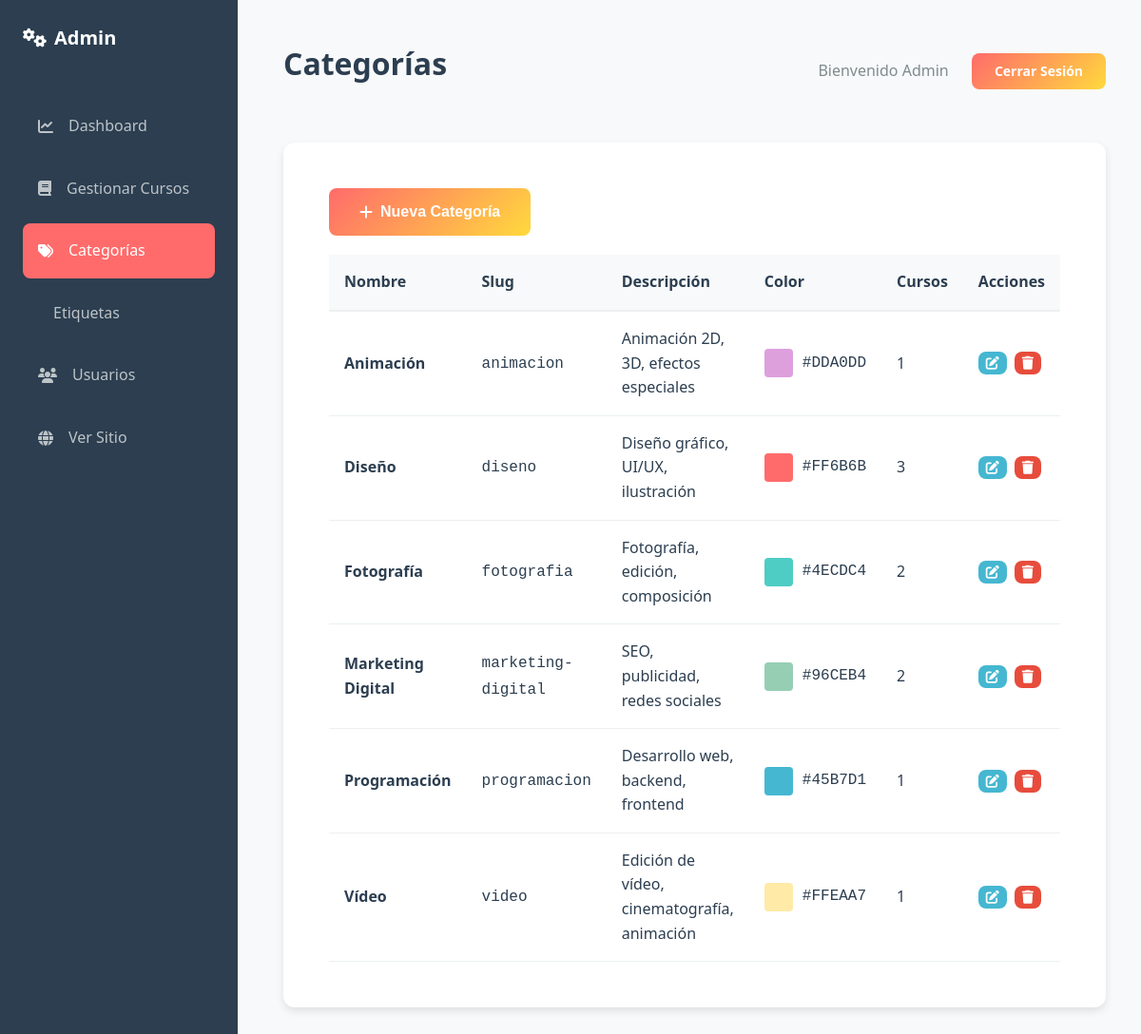
Screenshot of /admin/index.php?page=categorias with the database file from the repository.
### tables this page shows
CREATE TABLE IF NOT EXISTS categorias (
    id INT AUTO_INCREMENT PRIMARY KEY,
    nombre VARCHAR(100) NOT NULL UNIQUE,
    descripcion TEXT,
    slug VARCHAR(100) UNIQUE,
    color VARCHAR(7) DEFAULT '#FF6B6B',
    icono VARCHAR(50),
    created_at TIMESTAMP DEFAULT CURRENT_TIMESTAMP,
    updated_at TIMESTAMP DEFAULT CURRENT_TIMESTAMP ON UPDATE CURRENT_TIMESTAMP
);

### config/db.php (called while the page is built, shortened)
<?php
try {
    $conn = new mysqli(DB_HOST, DB_USER, DB_PASS, DB_NAME);
    $conn->set_charset(DB_CHARSET);
} catch (Exception $e) {
    die("Error en la conexión a la base de datos: " . $e->getMessage());
}
function get_all_categorias() {
    global $conn;
    $query = "SELECT c.*, COUNT(cu.id) as cantidad_cursos
              FROM categorias c
              LEFT JOIN cursos cu ON c.id = cu.categoria_id AND cu.estado = 'activo'
              GROUP BY c.id
              ORDER BY c.nombre ASC";
    $result = $conn->query($query);
    return $result;
}
?>

### admin/pages/categorias.php (the view)
<?php
$categorias_result = get_all_categorias();
?>
<div style="margin-bottom: 20px;">
    <button onclick="alert('Funcionalidad próxima: Crear nueva categoría')" class="btn-primary">
        <i class="fas fa-plus"></i> Nueva Categoría
    </button>
</div>
<div class="table-responsive">
    <table>
        <thead>
            <tr>
                <th>Nombre</th>
                <th>Slug</th>
                <th>Descripción</th>
                <th>Color</th>
                <th>Cursos</th>
                <th>Acciones</th>
            </tr>
        </thead>
        <tbody>
            <?php while ($cat = $categorias_result->fetch_assoc()): ?>
            <tr>
                <td><strong><?php echo htmlspecialchars($cat['nombre']); ?></strong></td>
                <td><code><?php echo $cat['slug']; ?></code></td>
                <td><?php echo htmlspecialchars($cat['descripcion'] ?? ''); ?></td>
                <td>
                    <div style="display: flex; align-items: center; gap: 10px;">
                        <div style="width: 30px; height: 30px; background: <?php echo $cat['color']; ?>; border-radius: 4px;"></div>
                        <code><?php echo $cat['color']; ?></code>
                    </div>
                </td>
                <td><?php echo $cat['cantidad_cursos']; ?></td>
                <td>
                    <div class="action-buttons">
                        <button class="btn-edit" onclick="alert('Funcionalidad próxima: Editar')">
                            <i class="fas fa-edit"></i>
                        </button>
                        <button class="btn-delete" onclick="alert('Funcionalidad próxima: Eliminar')">
                            <i class="fas fa-trash"></i>
                        </button>
                    </div>
                </td>
            </tr>
            <?php endwhile; ?>
        </tbody>
    </table>
</div>

### assets/css/style.css (style rules this page uses)
:root { --primary: #FF6B6B; --primary-dark: #E74C3C; --secondary: #4ECDC4; --tertiary: #45B7D1; --dark: #2C3E50; --gray-dark: #34495E; --gray: #7F8C8D; --gray-light: #ECF0F1; --light: #F8F9FA; --white: #FFFFFF; --gradient-primary: linear-gradient(135deg, #FF6B6B 0%, #FFD93D 100%); --gradient-secondary: linear-gradient(135deg, #4ECDC4 0%, #44A08D 100%); --space-xs: 0.25rem; --space-sm: 0.5rem; --space-md: 1rem; --space-lg: 1.5rem; --space-xl: 2rem; --space-2xl: 3rem; --space-3xl: 4rem; --font-family: 'Segoe UI', Tahoma, Geneva, Verdana, sans-serif; --font-size-base: 16px; --font-size-sm: 14px; --font-size-lg: 18px; --font-size-xl: 20px; --font-size-2xl: 24px; --font-size-3xl: 32px; --font-size-4xl: 48px; --shadow-sm: 0 2px 4px rgba(0, 0, 0, 0.1); --shadow-md: 0 4px 8px rgba(0, 0, 0, 0.1); --shadow-lg: 0 8px 16px rgba(0, 0, 0, 0.1); --shadow-xl: 0 12px 24px rgba(0, 0, 0, 0.15); --radius-sm: 4px; --radius-md: 8px; --radius-lg: 12px; --radius-xl: 16px; --radius-full: 9999px; --transition: all 0.3s ease; --transition-fast: all 0.15s ease; }
* { margin: 0; padding: 0; box-sizing: border-box; }
html { font-size: var(--font-size-base); scroll-behavior: smooth; }
body { font-family: var(--font-family); background-color: var(--white); color: var(--dark); line-height: 1.6; overflow-x: hidden; }
.btn-primary, .btn-secondary { padding: var(--space-md) var(--space-xl); border: none; border-radius: var(--radius-md); font-weight: 600; cursor: pointer; transition: var(--transition-fast); display: inline-flex; align-items: center; justify-content: center; gap: var(--space-sm); font-size: var(--font-size-base); }
.btn-primary { background: var(--gradient-primary); color: var(--white); }
.table-responsive { overflow-x: auto; }
table { width: 100%; border-collapse: collapse; }
th { background: var(--light); padding: var(--space-md); text-align: left; font-weight: 600; border-bottom: 2px solid var(--gray-light); }
td { padding: var(--space-md); border-bottom: 1px solid var(--gray-light); }
.action-buttons { display: flex; gap: var(--space-sm); }
.btn-edit, .btn-delete { padding: var(--space-xs) var(--space-sm); border: none; border-radius: var(--radius-md); cursor: pointer; font-size: var(--font-size-sm); transition: var(--transition-fast); }
.btn-edit { background: var(--tertiary); color: var(--white); }
.btn-delete { background: #E74C3C; color: var(--white); }

### rows the page displays
categorias: nombre "Animación", slug "animacion", descripcion "Animación 2D, 3D, efectos especiales", color "#DDA0DD", cantidad_cursos "1"
categorias: nombre "Diseño", slug "diseno", descripcion "Diseño gráfico, UI/UX, ilustración", color "#FF6B6B", cantidad_cursos "3"
categorias: nombre "Fotografía", slug "fotografia", descripcion "Fotografía, edición, composición", color "#4ECDC4", cantidad_cursos "2"
categorias: nombre "Marketing Digital", slug "marketing-digital", descripcion "SEO, publicidad, redes sociales", color "#96CEB4", cantidad_cursos "2"
categorias: nombre "Programación", slug "programacion", descripcion "Desarrollo web, backend, frontend", color "#45B7D1", cantidad_cursos "1"
categorias: nombre "Vídeo", slug "video", descripcion "Edición de vídeo, cinematografía, animación", color "#FFEAA7", cantidad_cursos "1"

### other values shown
$titles[$page] "Categorías"
